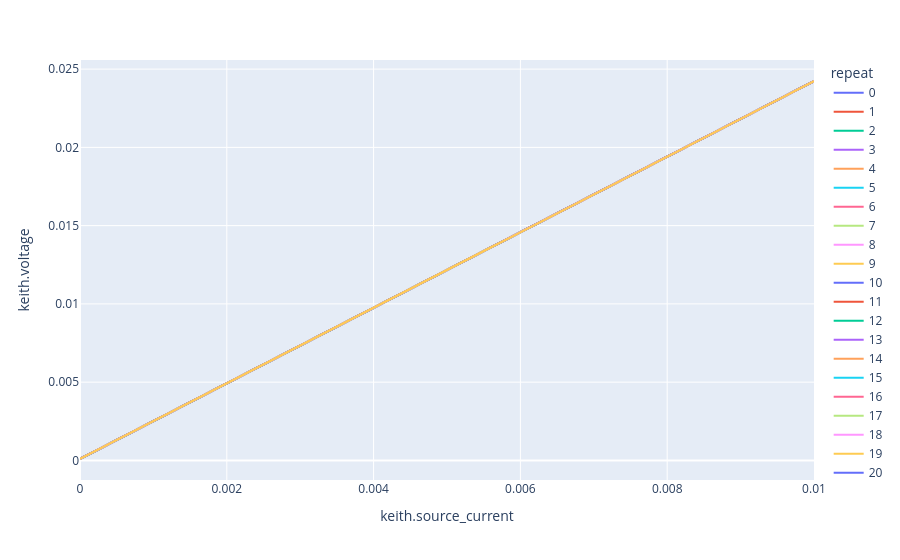

The cell this chart's notebook holds for it:
### Markdown cell above
# Auto Refresh version

### Code cell
# for autoRefresh plots
from IPython.display import clear_output
import time

while True:

    test = rename_columns(pd.read_csv("VItrace.csv", comment = ";"))
    print(list(test.columns))
    px.line(test, x='keith.source_current', y='keith.voltage',color="repeat").show()

    time.sleep(1)
    clear_output(wait=True)
